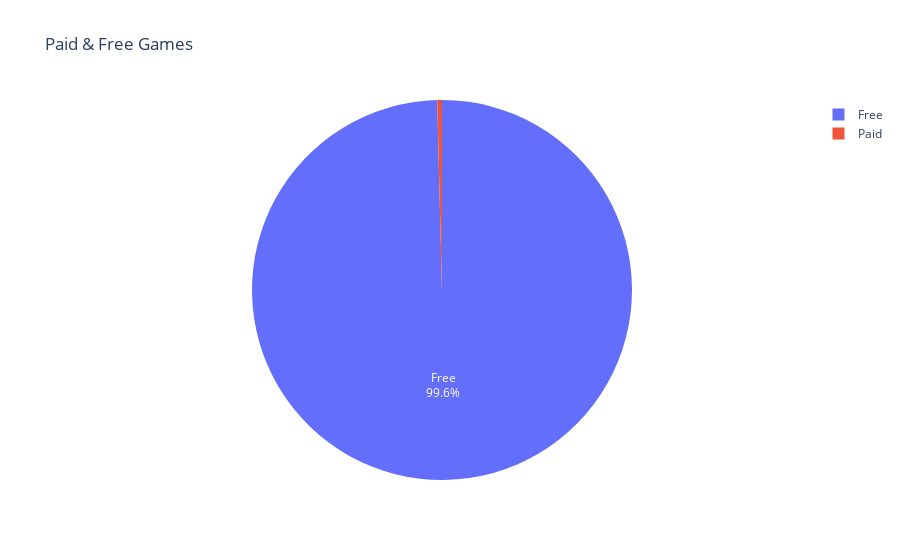

Write notebook code for a chart like this one.
### Code cell
paid_free= df['paid'].value_counts()
label =['Free','Paid']
fig = px.pie(paid_free, values=df['paid'].value_counts().values, names=label,
             title='Paid & Free Games')
fig.update_traces(textposition='inside', textinfo='percent+label')
fig.show()

### Figure 1 — Plotly figure (JSON) as saved in the notebook; plotly's stock layout.template omitted (floating-point values rounded to 4 significant figures)
{"data": [{"domain": {"x": [0, 1], "y": [0, 1]}, "hovertemplate": "label=%{label}<br>value=%{value}<extra></extra>", "labels": ["Free", "Paid"], "legendgroup": "", "name": "", "showlegend": true, "textinfo": "percent+label", "textposition": "inside", "type": "pie", "values": [1723, 7]}], "layout": {"legend": {"tracegroupgap": 0}, "title": {"text": "Paid & Free Games"}}}
